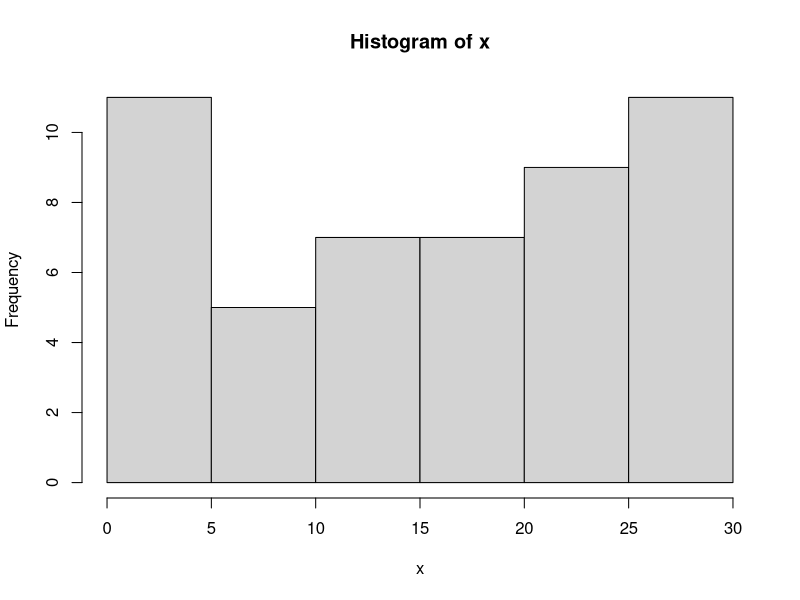
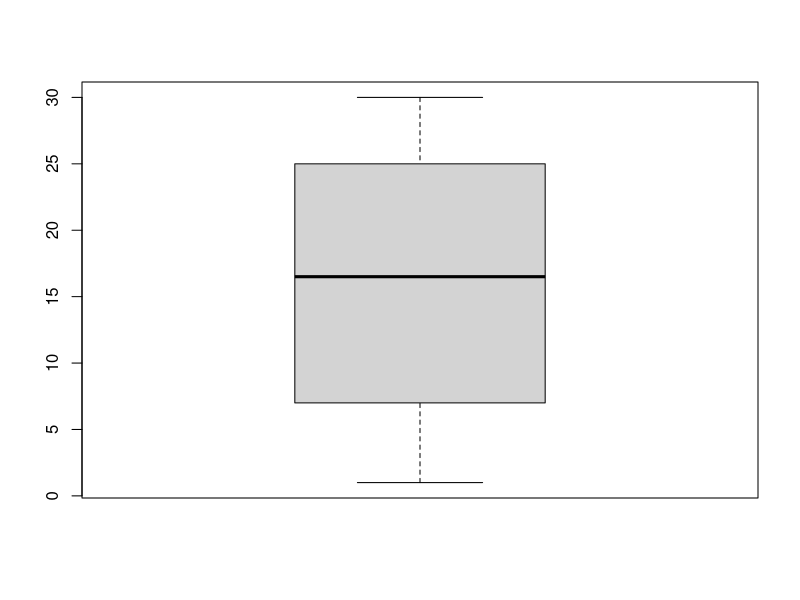
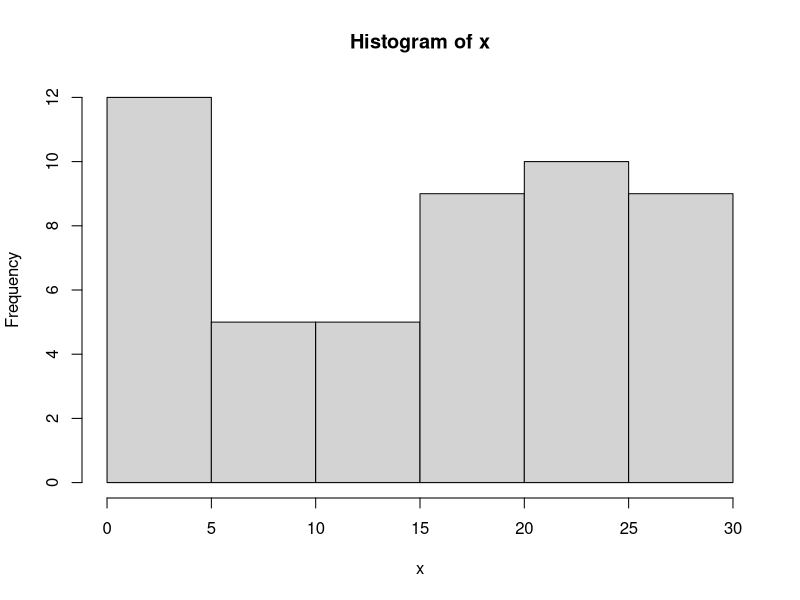
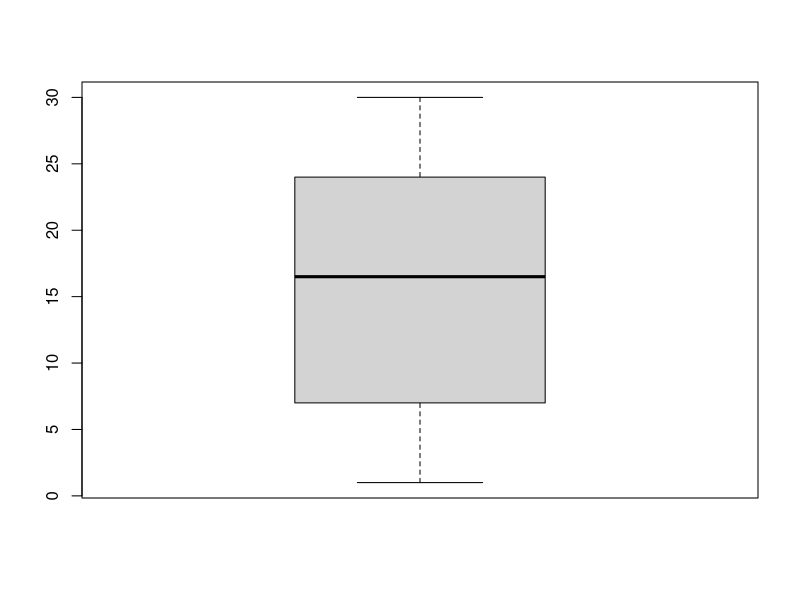
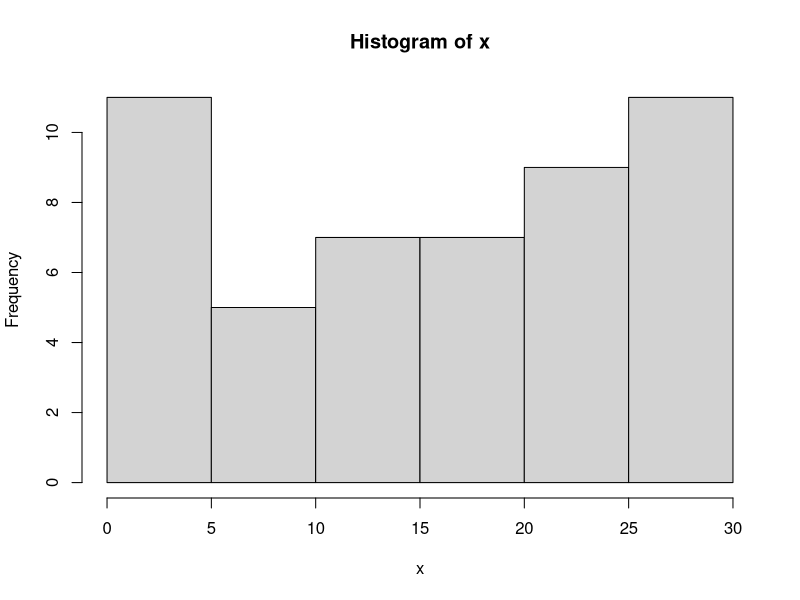
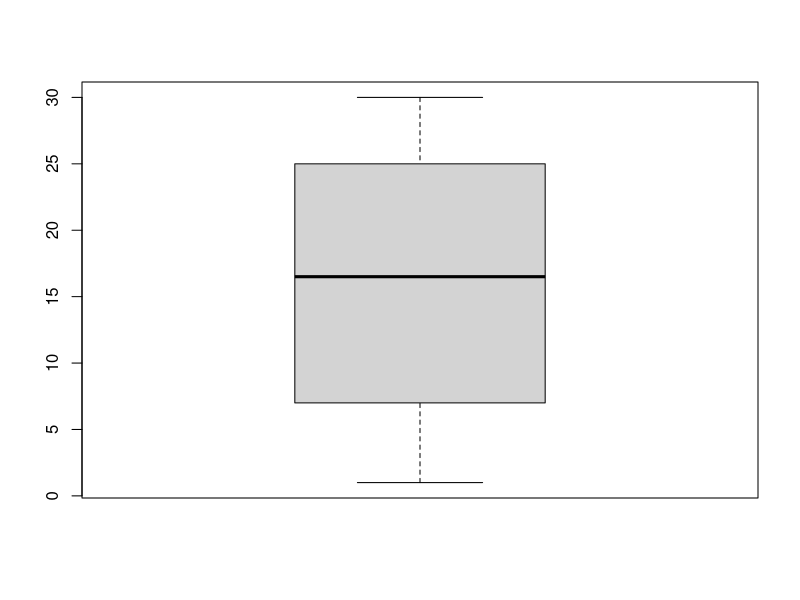
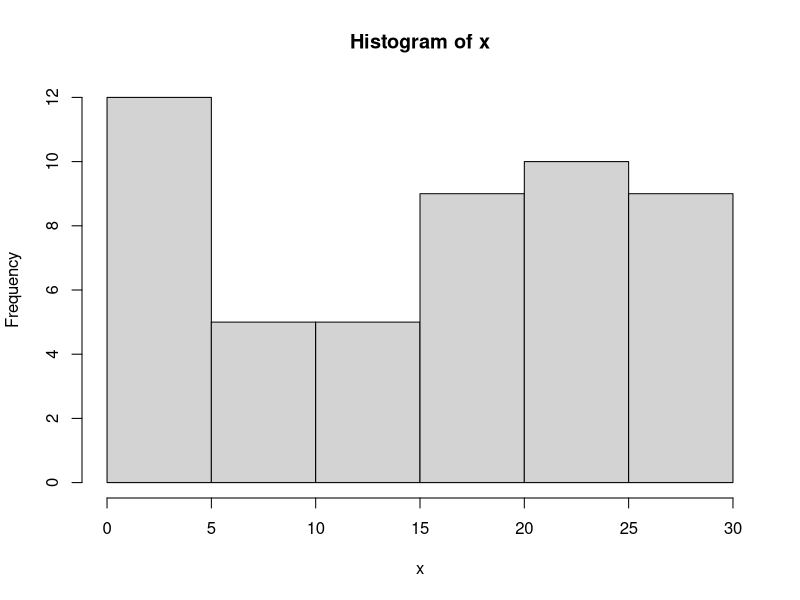
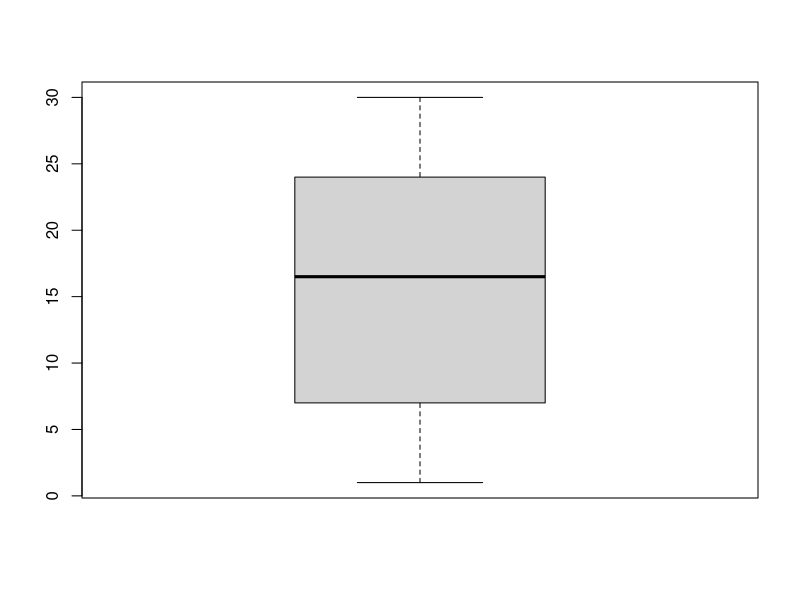

Source code (R) for these figures, in order:

# Criando Funções no R ------------------------------------------------------------------------------------------------------
# Autoria do script: Jeanne Franco ------------------------------------------------------------------------------------------
# Data do script: 11/05/22 --------------------------------------------------------------------------------------------------
# Referência: Curso Udemy ---------------------------------------------------------------------------------------------------

# Criando conjunto de dados ----------------------------------------------------------------------------------------------------------------

?sample

m <- sample(1:30, 50, replace = TRUE)
n <- sample(1:30, 50, replace = TRUE)

# Fórmula geral de funções -----------------------------------------------------------------------------------------------------------------

### nome_da_funcao <- function(x) {transformar x}
### Funções são criadas para evitar repetições de linhas e/ou comandos complicados

# Exemplo de função ------------------------------------------------------------------------------------------------------------------------

teste <- function(x) {
  x + 1
}

teste(4)
teste(0)

teste1 <- function(x) {
  x + 1
  x + 5
}

teste1(4)
teste1(0)

### Escrita dessa forma, a função ler apenas a última linha, portanto, o
### 'print' se faz necessário.

teste2 <- function(x) {
  print(x + 1)
  print(x + 5)
}

teste2(3)
teste2(m)
teste2(n)

# Funções complexas ------------------------------------------------------------------------------------------------------------------------

resumo <- function(x) {
  print(mean(x))
  print(sd(x))
  hist(x)
  boxplot(x)
}

resumo(m)
resumo(n)

# Funções mais detalhadas ------------------------------------------------------------------------------------------------------------------

resumo <- function(x) {
  print("Média")
  print(mean(x))
  print("Desvio padrão")
  print(sd(x))
  hist(x)
  boxplot(x)
}

resumo(m)
resumo(n)
resumo(1:20) 
